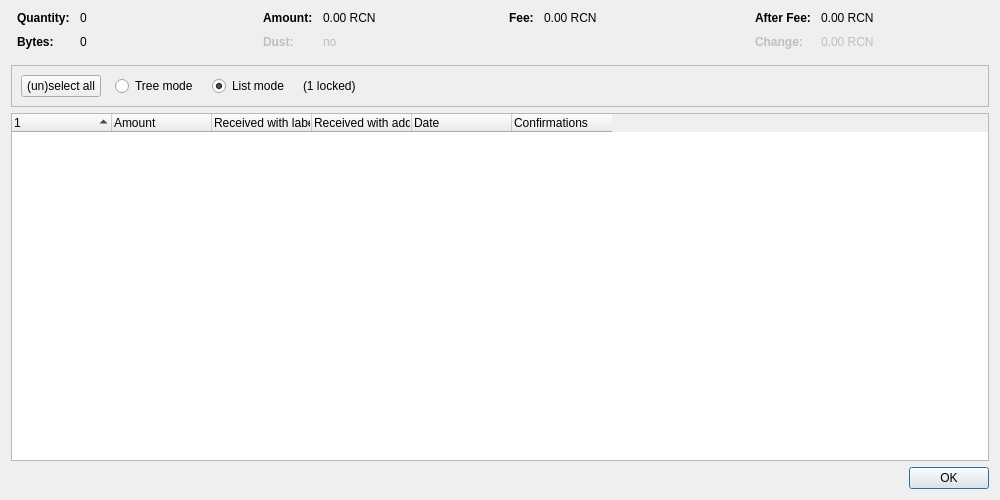
<?xml version="1.0" encoding="UTF-8"?>
<ui version="4.0">
 <class>CoinControlDialog</class>
 <widget class="QDialog" name="CoinControlDialog">
  <property name="geometry">
   <rect>
    <x>0</x>
    <y>0</y>
    <width>1000</width>
    <height>500</height>
   </rect>
  </property>
  <property name="windowTitle">
   <string>Coin Selection</string>
  </property>
  <layout class="QVBoxLayout" name="verticalLayout">
   <item>
    <layout class="QHBoxLayout" name="horizontalLayoutTop" stretch="0,0,0,0">
     <property name="topMargin">
      <number>0</number>
     </property>
     <property name="bottomMargin">
      <number>10</number>
     </property>
     <item>
      <layout class="QFormLayout" name="formLayoutCoinControl1">
       <property name="horizontalSpacing">
        <number>10</number>
       </property>
       <property name="verticalSpacing">
        <number>10</number>
       </property>
       <property name="leftMargin">
        <number>6</number>
       </property>
       <property name="rightMargin">
        <number>6</number>
       </property>
       <item row="0" column="0">
        <widget class="QLabel" name="labelCoinControlQuantityText">
         <property name="font">
          <font>
           <weight>75</weight>
           <bold>true</bold>
          </font>
         </property>
         <property name="text">
          <string>Quantity:</string>
         </property>
        </widget>
       </item>
       <item row="0" column="1">
        <widget class="QLabel" name="labelCoinControlQuantity">
         <property name="cursor">
          <cursorShape>IBeamCursor</cursorShape>
         </property>
         <property name="contextMenuPolicy">
          <enum>Qt::ActionsContextMenu</enum>
         </property>
         <property name="text">
          <string notr="true">0</string>
         </property>
         <property name="textInteractionFlags">
          <set>Qt::LinksAccessibleByMouse|Qt::TextSelectableByKeyboard|Qt::TextSelectableByMouse</set>
         </property>
        </widget>
       </item>
       <item row="1" column="0">
        <widget class="QLabel" name="labelCoinControlBytesText">
         <property name="font">
          <font>
           <weight>75</weight>
           <bold>true</bold>
          </font>
         </property>
         <property name="text">
          <string>Bytes:</string>
         </property>
        </widget>
       </item>
       <item row="1" column="1">
        <widget class="QLabel" name="labelCoinControlBytes">
         <property name="cursor">
          <cursorShape>IBeamCursor</cursorShape>
         </property>
         <property name="contextMenuPolicy">
          <enum>Qt::ActionsContextMenu</enum>
         </property>
         <property name="text">
          <string notr="true">0</string>
         </property>
         <property name="textInteractionFlags">
          <set>Qt::LinksAccessibleByMouse|Qt::TextSelectableByKeyboard|Qt::TextSelectableByMouse</set>
         </property>
        </widget>
       </item>
      </layout>
     </item>
     <item>
      <layout class="QFormLayout" name="formLayoutCoinControl2">
       <property name="horizontalSpacing">
        <number>10</number>
       </property>
       <property name="verticalSpacing">
        <number>10</number>
       </property>
       <property name="leftMargin">
        <number>6</number>
       </property>
       <property name="rightMargin">
        <number>6</number>
       </property>
       <item row="0" column="0">
        <widget class="QLabel" name="labelCoinControlAmountText">
         <property name="font">
          <font>
           <weight>75</weight>
           <bold>true</bold>
          </font>
         </property>
         <property name="text">
          <string>Amount:</string>
         </property>
        </widget>
       </item>
       <item row="0" column="1">
        <widget class="QLabel" name="labelCoinControlAmount">
         <property name="cursor">
          <cursorShape>IBeamCursor</cursorShape>
         </property>
         <property name="contextMenuPolicy">
          <enum>Qt::ActionsContextMenu</enum>
         </property>
         <property name="text">
          <string notr="true">0.00 RCN</string>
         </property>
         <property name="textInteractionFlags">
          <set>Qt::LinksAccessibleByMouse|Qt::TextSelectableByKeyboard|Qt::TextSelectableByMouse</set>
         </property>
        </widget>
       </item>
       <item row="1" column="0">
        <widget class="QLabel" name="labelCoinControlLowOutputText">
         <property name="enabled">
          <bool>false</bool>
         </property>
         <property name="font">
          <font>
           <weight>75</weight>
           <bold>true</bold>
          </font>
         </property>
         <property name="text">
          <string>Dust:</string>
         </property>
        </widget>
       </item>
       <item row="1" column="1">
        <widget class="QLabel" name="labelCoinControlLowOutput">
         <property name="enabled">
          <bool>false</bool>
         </property>
         <property name="cursor">
          <cursorShape>IBeamCursor</cursorShape>
         </property>
         <property name="contextMenuPolicy">
          <enum>Qt::ActionsContextMenu</enum>
         </property>
         <property name="text">
          <string notr="true">no</string>
         </property>
         <property name="textInteractionFlags">
          <set>Qt::LinksAccessibleByMouse|Qt::TextSelectableByKeyboard|Qt::TextSelectableByMouse</set>
         </property>
        </widget>
       </item>
      </layout>
     </item>
     <item>
      <layout class="QFormLayout" name="formLayoutCoinControl3">
       <property name="horizontalSpacing">
        <number>10</number>
       </property>
       <property name="verticalSpacing">
        <number>10</number>
       </property>
       <property name="leftMargin">
        <number>6</number>
       </property>
       <property name="rightMargin">
        <number>6</number>
       </property>
       <item row="0" column="0">
        <widget class="QLabel" name="labelCoinControlFeeText">
         <property name="font">
          <font>
           <weight>75</weight>
           <bold>true</bold>
          </font>
         </property>
         <property name="text">
          <string>Fee:</string>
         </property>
        </widget>
       </item>
       <item row="0" column="1">
        <widget class="QLabel" name="labelCoinControlFee">
         <property name="cursor">
          <cursorShape>IBeamCursor</cursorShape>
         </property>
         <property name="contextMenuPolicy">
          <enum>Qt::ActionsContextMenu</enum>
         </property>
         <property name="text">
          <string notr="true">0.00 RCN</string>
         </property>
         <property name="textInteractionFlags">
          <set>Qt::LinksAccessibleByMouse|Qt::TextSelectableByKeyboard|Qt::TextSelectableByMouse</set>
         </property>
        </widget>
       </item>
      </layout>
     </item>
     <item>
      <layout class="QFormLayout" name="formLayoutCoinControl4">
       <property name="horizontalSpacing">
        <number>10</number>
       </property>
       <property name="verticalSpacing">
        <number>10</number>
       </property>
       <property name="leftMargin">
        <number>6</number>
       </property>
       <property name="rightMargin">
        <number>6</number>
       </property>
       <item row="0" column="0">
        <widget class="QLabel" name="labelCoinControlAfterFeeText">
         <property name="font">
          <font>
           <weight>75</weight>
           <bold>true</bold>
          </font>
         </property>
         <property name="text">
          <string>After Fee:</string>
         </property>
        </widget>
       </item>
       <item row="0" column="1">
        <widget class="QLabel" name="labelCoinControlAfterFee">
         <property name="cursor">
          <cursorShape>IBeamCursor</cursorShape>
         </property>
         <property name="contextMenuPolicy">
          <enum>Qt::ActionsContextMenu</enum>
         </property>
         <property name="text">
          <string notr="true">0.00 RCN</string>
         </property>
         <property name="textInteractionFlags">
          <set>Qt::LinksAccessibleByMouse|Qt::TextSelectableByKeyboard|Qt::TextSelectableByMouse</set>
         </property>
        </widget>
       </item>
       <item row="1" column="0">
        <widget class="QLabel" name="labelCoinControlChangeText">
         <property name="enabled">
          <bool>false</bool>
         </property>
         <property name="font">
          <font>
           <weight>75</weight>
           <bold>true</bold>
          </font>
         </property>
         <property name="text">
          <string>Change:</string>
         </property>
        </widget>
       </item>
       <item row="1" column="1">
        <widget class="QLabel" name="labelCoinControlChange">
         <property name="enabled">
          <bool>false</bool>
         </property>
         <property name="cursor">
          <cursorShape>IBeamCursor</cursorShape>
         </property>
         <property name="contextMenuPolicy">
          <enum>Qt::ActionsContextMenu</enum>
         </property>
         <property name="text">
          <string notr="true">0.00 RCN</string>
         </property>
         <property name="textInteractionFlags">
          <set>Qt::LinksAccessibleByMouse|Qt::TextSelectableByKeyboard|Qt::TextSelectableByMouse</set>
         </property>
        </widget>
       </item>
      </layout>
     </item>
    </layout>
   </item>
   <item>
    <widget class="QFrame" name="frame">
     <property name="minimumSize">
      <size>
       <width>0</width>
       <height>40</height>
      </size>
     </property>
     <property name="frameShape">
      <enum>QFrame::StyledPanel</enum>
     </property>
     <property name="frameShadow">
      <enum>QFrame::Sunken</enum>
     </property>
     <layout class="QHBoxLayout" name="horizontalLayout">
      <item>
       <layout class="QHBoxLayout" name="horizontalLayoutPanel" stretch="0,0,0,0,0">
        <property name="spacing">
         <number>14</number>
        </property>
        <item>
         <widget class="QPushButton" name="pushButtonSelectAll">
          <property name="sizePolicy">
           <sizepolicy hsizetype="Maximum" vsizetype="Fixed">
            <horstretch>0</horstretch>
            <verstretch>0</verstretch>
           </sizepolicy>
          </property>
          <property name="text">
           <string>(un)select all</string>
          </property>
          <property name="autoDefault">
           <bool>false</bool>
          </property>
         </widget>
        </item>
        <item>
         <widget class="QRadioButton" name="radioTreeMode">
          <property name="sizePolicy">
           <sizepolicy hsizetype="Maximum" vsizetype="Fixed">
            <horstretch>0</horstretch>
            <verstretch>0</verstretch>
           </sizepolicy>
          </property>
          <property name="text">
           <string>Tree mode</string>
          </property>
         </widget>
        </item>
        <item>
         <widget class="QRadioButton" name="radioListMode">
          <property name="sizePolicy">
           <sizepolicy hsizetype="Maximum" vsizetype="Fixed">
            <horstretch>0</horstretch>
            <verstretch>0</verstretch>
           </sizepolicy>
          </property>
          <property name="text">
           <string>List mode</string>
          </property>
          <property name="checked">
           <bool>true</bool>
          </property>
         </widget>
        </item>
        <item>
         <widget class="QLabel" name="labelLocked">
          <property name="text">
           <string notr="true">(1 locked)</string>
          </property>
         </widget>
        </item>
        <item>
         <spacer name="horizontalSpacer">
          <property name="orientation">
           <enum>Qt::Horizontal</enum>
          </property>
          <property name="sizeHint" stdset="0">
           <size>
            <width>40</width>
            <height>20</height>
           </size>
          </property>
         </spacer>
        </item>
       </layout>
      </item>
     </layout>
    </widget>
   </item>
   <item>
    <widget class="CoinControlTreeWidget" name="treeWidget">
     <property name="contextMenuPolicy">
      <enum>Qt::CustomContextMenu</enum>
     </property>
     <property name="sortingEnabled">
      <bool>false</bool>
     </property>
     <property name="columnCount">
      <number>6</number>
     </property>
     <attribute name="headerShowSortIndicator" stdset="0">
      <bool>true</bool>
     </attribute>
     <attribute name="headerStretchLastSection">
      <bool>false</bool>
     </attribute>
     <column>
      <property name="text">
       <string/>
      </property>
     </column>
     <column>
      <property name="text">
       <string>Amount</string>
      </property>
     </column>
     <column>
      <property name="text">
       <string>Received with label</string>
      </property>
     </column>
     <column>
      <property name="text">
       <string>Received with address</string>
      </property>
     </column>
     <column>
      <property name="text">
       <string>Date</string>
      </property>
     </column>
     <column>
      <property name="text">
       <string>Confirmations</string>
      </property>
      <property name="toolTip">
       <string>Confirmed</string>
      </property>
     </column>
     <column>
      <property name="text">
       <string/>
      </property>
     </column>
     <column>
      <property name="text">
       <string/>
      </property>
     </column>
     <column>
      <property name="text">
       <string/>
      </property>
     </column>
     <column>
      <property name="text">
       <string/>
      </property>
     </column>
    </widget>
   </item>
   <item>
    <widget class="QDialogButtonBox" name="buttonBox">
     <property name="orientation">
      <enum>Qt::Horizontal</enum>
     </property>
     <property name="standardButtons">
      <set>QDialogButtonBox::Ok</set>
     </property>
    </widget>
   </item>
  </layout>
 </widget>
 <customwidgets>
  <customwidget>
   <class>CoinControlTreeWidget</class>
   <extends>QTreeWidget</extends>
   <header>qt/coincontroltreewidget.h</header>
  </customwidget>
 </customwidgets>
 <resources/>
 <connections/>
</ui>
